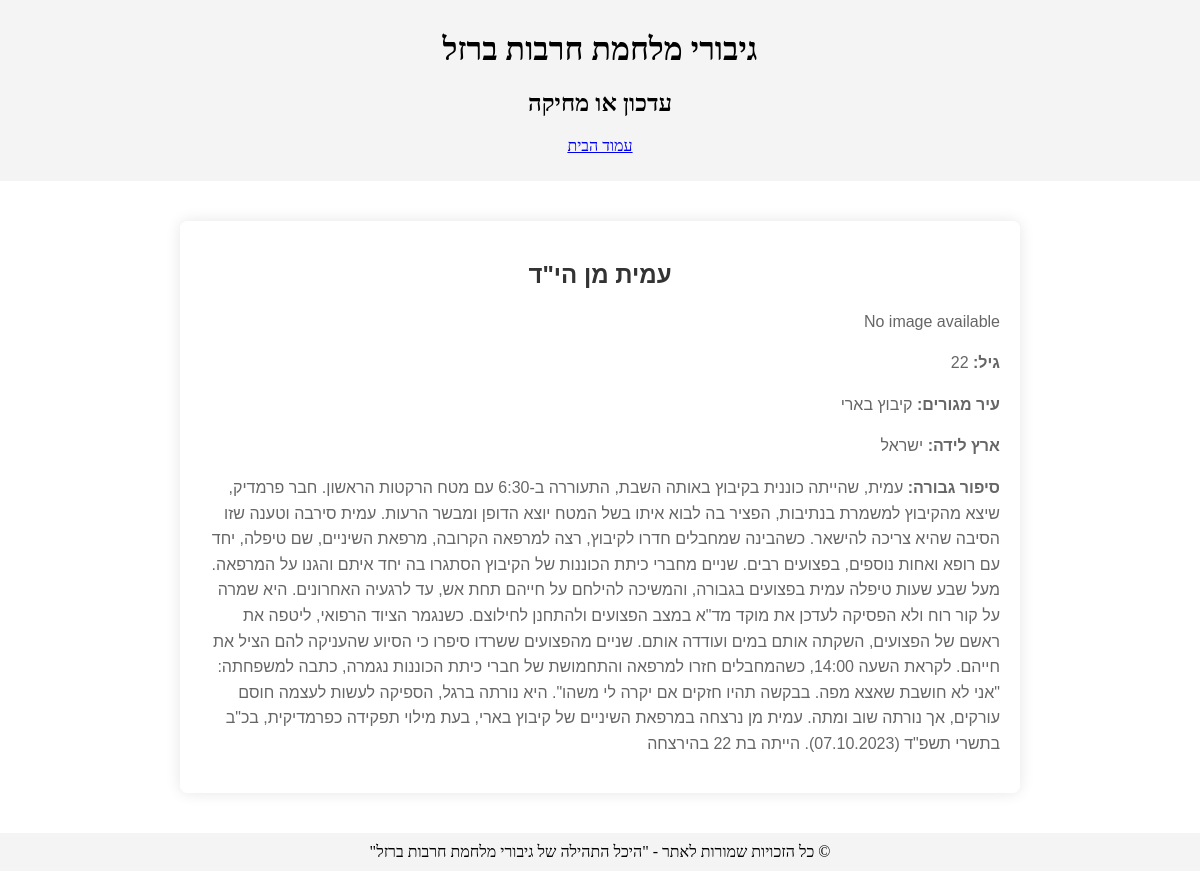
The app's page /hero/5/, older data.
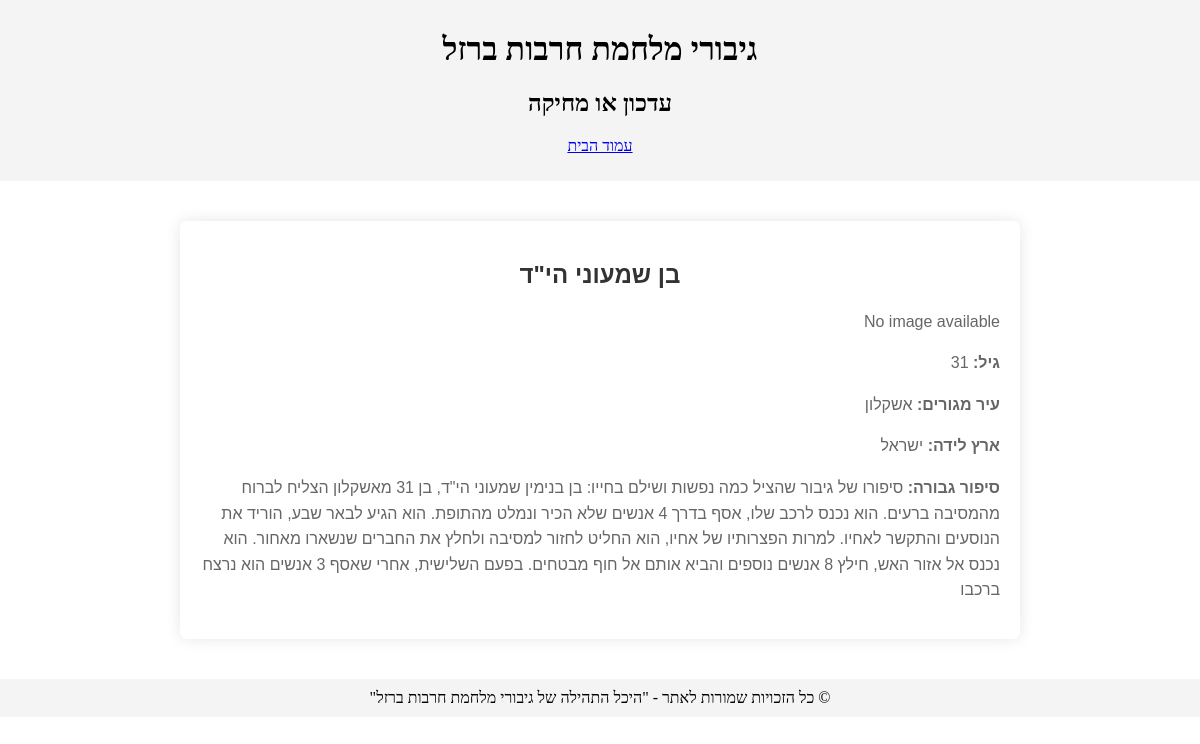
The same page, newer data.
### ironSwordsApp/models.py (models this page shows, shortened)
class Hero(models.Model):
    user = models.ForeignKey(User, on_delete=models.SET_NULL, null=True)
    first_name = models.CharField(max_length=100)
    last_name = models.CharField(max_length=100)
    age = models.IntegerField()
    hometown = models.CharField(max_length=100)
    country_of_birth = models.CharField(max_length=100)
    hero_story = models.TextField()
    image = models.ImageField(upload_to='heroes_images/', blank=True, null=True)

### ironSwordsApp/views.py (the view)
# urls.py: path('hero/<int:hero_id>/', views.hero_detail, name='hero_detail'),
def hero_detail(request, hero_id):
    hero = get_object_or_404(Hero, id=hero_id)
    return render(request, 'hero_detail.html', {'hero': hero})

### ironSwordsApp/templates/hero_detail.html (shortened to what this page needs)
{% extends 'base.html' %}
{% block content %}
<!DOCTYPE html>
<html lang="en">
<head>
</head>
<body>
    <div class="hero-detail">
        <h2>{{ hero.first_name }} {{ hero.last_name }}</h2>
        {% if hero.image %}
            <img src="{{ hero.image.url }}" alt="{{ hero.first_name }} {{ hero.last_name }}" style="max-width: 100%; height: auto;">
        {% else %}
            <p>No image available</p>
        {% endif %}
        <p><strong>גיל:</strong> {{ hero.age }}</p>
        <p><strong>עיר מגורים:</strong> {{ hero.hometown }}</p>
        <p><strong>ארץ לידה:</strong> {{ hero.country_of_birth }}</p>
        <p><strong>סיפור גבורה:</strong> {{ hero.hero_story }}</p>
    </div>
</body>
</html>
{% endblock %}

### ironSwordsApp/templates/base.html (shortened to what this page needs)
<!DOCTYPE html>
<html lang="en" dir="rtl">
<head>
</head>
<body>
    <header>
        <h1>גיבורי מלחמת חרבות ברזל</h1>
        <h2>עדכון או מחיקה</h2>
        <nav>
            <ul>
                <li><a href="{% url 'home' %}">עמוד הבית</a></li>
            </ul>
        </nav>
    </header>
    <main>
        {% block content %}{% endblock %}
    </main>
    <footer>
        <p>© כל הזכויות שמורות לאתר - "היכל התהילה של גיבורי מלחמת חרבות ברזל"</p>
    </footer>
</body>
</html>

### ironSwordsApp/templates/base.html (style rules this page uses)
body { font-family: Times New Roman, sans-serif; text-align: right; margin: 0; padding: 0; }
header, footer { text-align: center; padding: 10px; background-color: #f4f4f4; }
nav ul { list-style-type: none; padding: 0; }
nav ul li { display: inline; margin: 0 10px; }
main { padding: 20px; text-align: right; }
footer p { margin: 0; }

### ironSwordsApp/templates/hero_detail.html (style rules this page uses)
.hero-detail { max-width: 800px; margin: 20px auto; padding: 20px; background-color: rgba(255, 255, 255, 0.9); border-radius: 8px; box-shadow: 0 0 15px rgba(0, 0, 0, 0.1); font-family: Arial, sans-serif; }
.hero-detail h2 { text-align: center; color: #333; }
.hero-detail p { line-height: 1.6; color: #666; }

Row changes from the older to the newer data that the page shows:
changed Hero "ישראל": first_name "עמית" → "בן"; last_name "מן הי\"ד" → "שמעוני הי\"ד"; age "22" → "31"; hometown "קיבוץ בארי" → "אשקלון"; hero_story "עמית, שהייתה כוננית בקיבוץ באותה השבת, התעוררה ב-6:30 עם מטח הרקטות הראשון. חבר פרמדיק, שיצא מהקיבוץ למשמרת בנתיבות, הפציר בה לבוא איתו בשל המטח יוצא הדופן ומבשר הרעות. עמית סירבה וטענה שזו הסיבה שהיא צריכה להישאר. כשהבינה שמחבלים חדרו לקיבוץ, רצה למרפאה הקרובה, מרפאת השיניים, שם טיפלה, יחד עם רופא ואחות נוספים, בפצועים רבים. שניים מחברי כיתת הכוננות של הקיבוץ הסתגרו בה יחד איתם והגנו על המרפאה. מעל שבע שעות טיפלה עמית בפצועים בגבורה, והמשיכה להילחם על חייהם תחת אש, עד לרגעיה האחרונים. היא שמרה על קור רוח ולא הפסיקה לעדכן את מוקד מד\"א במצב הפצועים ולהתחנן לחילוצם. כשנגמר הציוד הרפואי, ליטפה את ראשם של הפצועים, השקתה אותם במים ועודדה אותם. שניים מהפצועים ששרדו סיפרו כי הסיוע שהעניקה להם הציל…" → "סיפורו של גיבור שהציל כמה נפשות ושילם בחייו: בן בנימין שמעוני הי\"ד, בן 31 מאשקלון הצליח לברוח מהמסיבה ברעים. הוא נכנס לרכב שלו, אסף בדרך 4 אנשים שלא הכיר ונמלט מהתופת. הוא הגיע לבאר שבע, הוריד את הנוסעים והתקשר לאחיו. למרות הפצרותיו של אחיו, הוא החליט לחזור למסיבה ולחלץ את החברים שנשארו מאחור. הוא נכנס אל אזור האש, חילץ 8 אנשים נוספים והביא אותם אל חוף מבטחים. בפעם השלישית, אחרי שאסף 3 אנשים הוא נרצח ברכבו"
